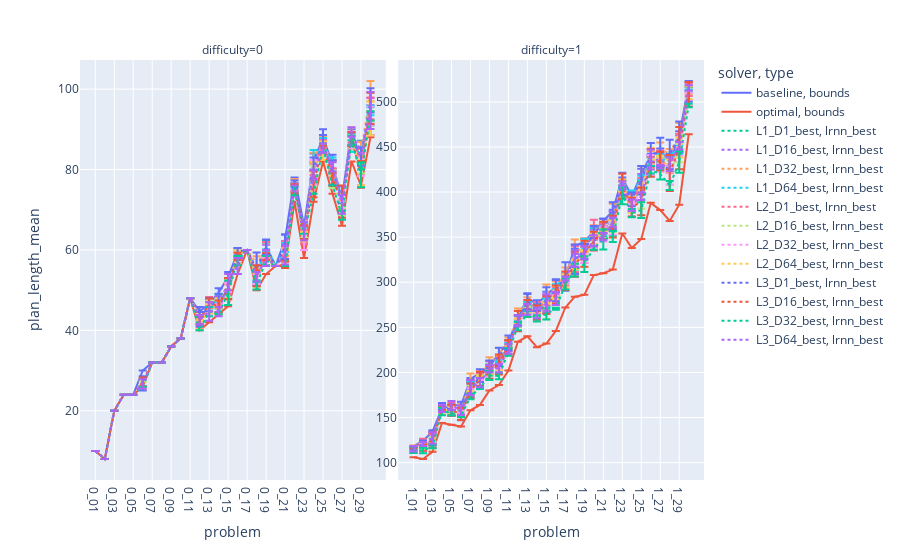
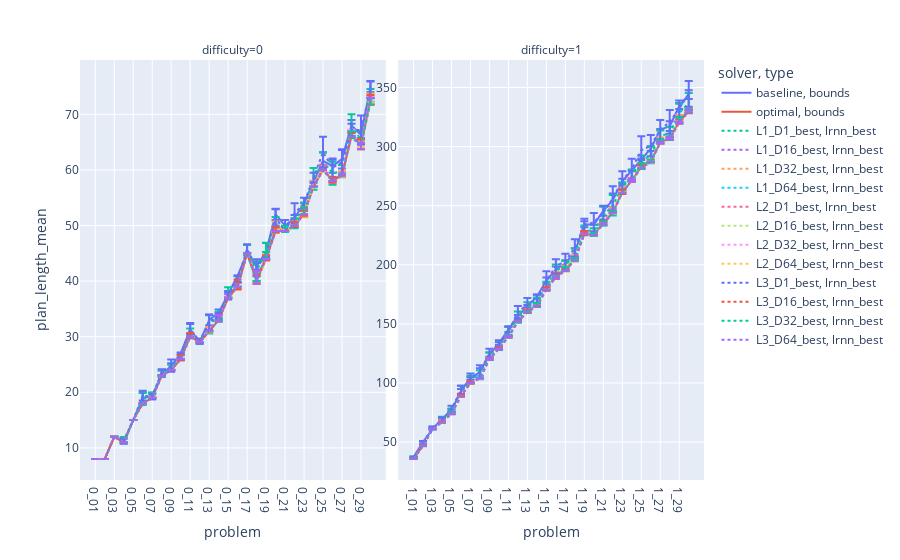
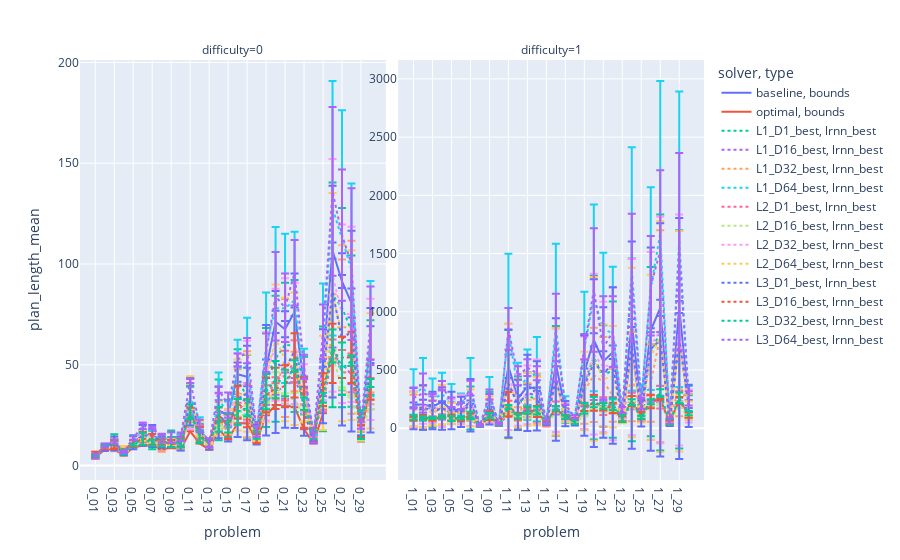
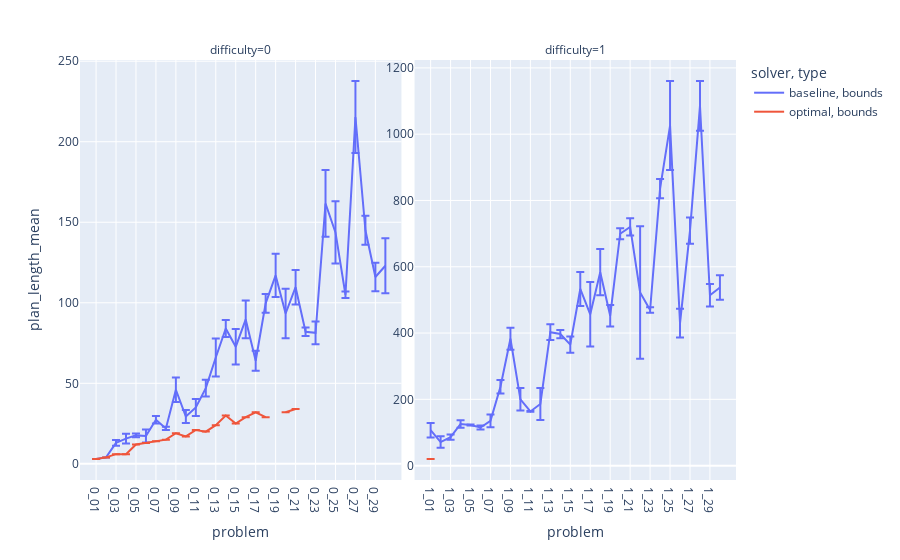

The notebook cell saved with these charts, in order:
### Markdown cell above
# Plan length plots

### Code cell
log_y = 0
choices = [
    # "sample",
    "best",
]
layers = [
    1,
    2,
    3,
    # 4,
    # 5,
]
dimensions = [
    1,
    # 2,
    # 4,
    # 8,
    16,
    32,
    64,
]

plot_domains("plan_length", log_y=log_y, choices=choices, layers=layers, dimensions=dimensions)
